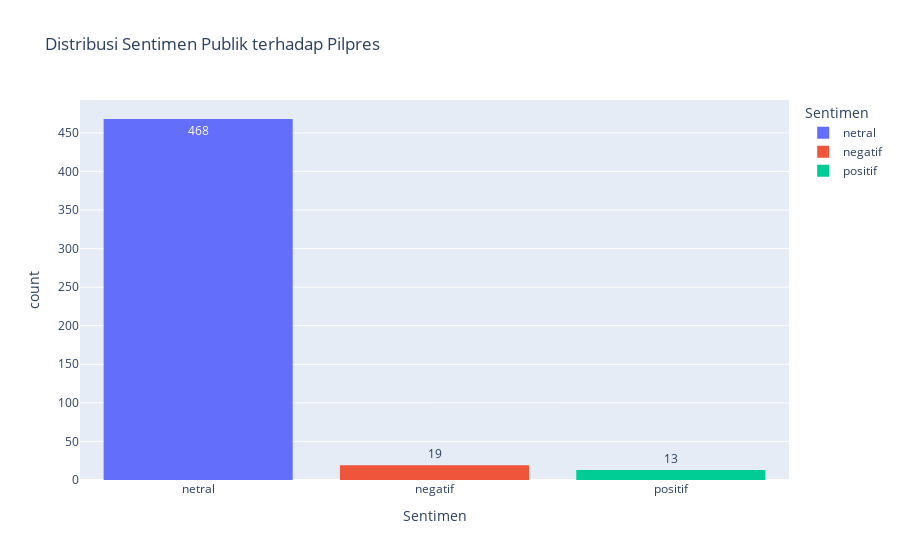

This figure's notebook cell:
### Markdown cell above
# Visualisasi Hasil dengan Plotly

### Code cell
import plotly.express as px

fig = px.histogram(df, x='Predicted_Sentimen', color='Predicted_Sentimen',
                   title='Distribusi Sentimen Publik terhadap Pilpres',
                   labels={'Predicted_Sentimen': 'Sentimen'},
                   text_auto=True)
fig.show()

### Figure 1 — Plotly figure (JSON) as saved in the notebook; plotly's stock layout.template omitted (floating-point values rounded to 4 significant figures; data arrays with more than 128 entries replaced by an {"elided": "..."} marker saying what was removed)
{"data": [{"alignmentgroup": "True", "bingroup": "x", "hovertemplate": "Sentimen=%{x}<br>count=%{y}<extra></extra>", "legendgroup": "netral", "marker": {"color": "#636efa", "pattern": {"shape": ""}}, "name": "netral", "offsetgroup": "netral", "orientation": "v", "showlegend": true, "texttemplate": "%{value}", "type": "histogram", "x": {"elided": "468 str values"}, "xaxis": "x", "yaxis": "y"}, {"alignmentgroup": "True", "bingroup": "x", "hovertemplate": "Sentimen=%{x}<br>count=%{y}<extra></extra>", "legendgroup": "negatif", "marker": {"color": "#EF553B", "pattern": {"shape": ""}}, "name": "negatif", "offsetgroup": "negatif", "orientation": "v", "showlegend": true, "texttemplate": "%{value}", "type": "histogram", "x": ["negatif", "negatif", "negatif", "negatif", "negatif", "negatif", "negatif", "negatif", "negatif", "negatif", "negatif", "negatif", "negatif", "negatif", "negatif", "negatif", "negatif", "negatif", "negatif"], "xaxis": "x", "yaxis": "y"}, {"alignmentgroup": "True", "bingroup": "x", "hovertemplate": "Sentimen=%{x}<br>count=%{y}<extra></extra>", "legendgroup": "positif", "marker": {"color": "#00cc96", "pattern": {"shape": ""}}, "name": "positif", "offsetgroup": "positif", "orientation": "v", "showlegend": true, "texttemplate": "%{value}", "type": "histogram", "x": ["positif", "positif", "positif", "positif", "positif", "positif", "positif", "positif", "positif", "positif", "positif", "positif", "positif"], "xaxis": "x", "yaxis": "y"}], "layout": {"barmode": "relative", "legend": {"title": {"text": "Sentimen"}, "tracegroupgap": 0}, "title": {"text": "Distribusi Sentimen Publik terhadap Pilpres"}, "xaxis": {"anchor": "y", "categoryarray": ["netral", "negatif", "positif"], "categoryorder": "array", "domain": [0, 1], "title": {"text": "Sentimen"}}, "yaxis": {"anchor": "x", "domain": [0, 1], "title": {"text": "count"}}}}
